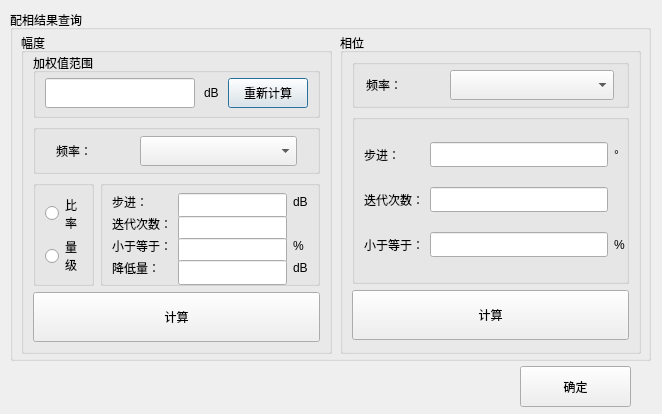
<?xml version="1.0" encoding="UTF-8"?>
<ui version="4.0">
 <class>m_cfg_status_dlg</class>
 <widget class="QDialog" name="m_cfg_status_dlg">
  <property name="geometry">
   <rect>
    <x>0</x>
    <y>0</y>
    <width>662</width>
    <height>414</height>
   </rect>
  </property>
  <property name="minimumSize">
   <size>
    <width>662</width>
    <height>414</height>
   </size>
  </property>
  <property name="maximumSize">
   <size>
    <width>662</width>
    <height>414</height>
   </size>
  </property>
  <property name="windowTitle">
   <string>配相结果</string>
  </property>
  <widget class="QGroupBox" name="groupBox">
   <property name="geometry">
    <rect>
     <x>10</x>
     <y>10</y>
     <width>641</width>
     <height>351</height>
    </rect>
   </property>
   <property name="styleSheet">
    <string notr="true">font: 75 11pt &quot;楷体&quot;;</string>
   </property>
   <property name="title">
    <string>配相结果查询</string>
   </property>
   <widget class="QGroupBox" name="groupBox_phase">
    <property name="geometry">
     <rect>
      <x>11</x>
      <y>23</y>
      <width>311</width>
      <height>321</height>
     </rect>
    </property>
    <property name="styleSheet">
     <string notr="true">font: 75 11pt &quot;楷体&quot;;</string>
    </property>
    <property name="title">
     <string>幅度</string>
    </property>
    <layout class="QGridLayout" name="gridLayout_8" rowstretch="1,1,4,2">
     <property name="topMargin">
      <number>0</number>
     </property>
     <item row="0" column="0" colspan="2">
      <widget class="QGroupBox" name="groupBox_8">
       <property name="title">
        <string>加权值范围</string>
       </property>
       <layout class="QGridLayout" name="gridLayout_4">
        <property name="topMargin">
         <number>5</number>
        </property>
        <property name="bottomMargin">
         <number>7</number>
        </property>
        <property name="horizontalSpacing">
         <number>9</number>
        </property>
        <property name="verticalSpacing">
         <number>6</number>
        </property>
        <item row="0" column="0">
         <widget class="QLineEdit" name="lineEdit_delt_db">
          <property name="minimumSize">
           <size>
            <width>0</width>
            <height>30</height>
           </size>
          </property>
         </widget>
        </item>
        <item row="0" column="2">
         <widget class="QPushButton" name="pushButton_recalc">
          <property name="minimumSize">
           <size>
            <width>0</width>
            <height>30</height>
           </size>
          </property>
          <property name="text">
           <string>重新计算</string>
          </property>
         </widget>
        </item>
        <item row="0" column="1">
         <widget class="QLabel" name="label_16">
          <property name="text">
           <string>dB</string>
          </property>
         </widget>
        </item>
       </layout>
      </widget>
     </item>
     <item row="1" column="0" colspan="2">
      <widget class="QGroupBox" name="groupBox_5">
       <property name="title">
        <string/>
       </property>
       <layout class="QGridLayout" name="gridLayout_5" columnstretch="1,2">
        <property name="leftMargin">
         <number>20</number>
        </property>
        <property name="topMargin">
         <number>6</number>
        </property>
        <property name="rightMargin">
         <number>20</number>
        </property>
        <property name="bottomMargin">
         <number>5</number>
        </property>
        <property name="horizontalSpacing">
         <number>6</number>
        </property>
        <item row="0" column="0">
         <widget class="QLabel" name="label_9">
          <property name="minimumSize">
           <size>
            <width>0</width>
            <height>30</height>
           </size>
          </property>
          <property name="text">
           <string>频率：</string>
          </property>
         </widget>
        </item>
        <item row="0" column="1">
         <widget class="QComboBox" name="comboBox_db">
          <property name="minimumSize">
           <size>
            <width>0</width>
            <height>30</height>
           </size>
          </property>
         </widget>
        </item>
       </layout>
      </widget>
     </item>
     <item row="2" column="0">
      <widget class="QGroupBox" name="groupBox_2">
       <property name="title">
        <string/>
       </property>
       <layout class="QGridLayout" name="gridLayout_7">
        <item row="0" column="0">
         <widget class="QRadioButton" name="radioButton_rate">
          <property name="text">
           <string>比
率</string>
          </property>
         </widget>
        </item>
        <item row="1" column="0">
         <widget class="QRadioButton" name="radioButton_value">
          <property name="text">
           <string>量
级</string>
          </property>
         </widget>
        </item>
       </layout>
      </widget>
     </item>
     <item row="2" column="1">
      <widget class="QGroupBox" name="groupBox_4">
       <property name="title">
        <string/>
       </property>
       <layout class="QGridLayout" name="gridLayout_6">
        <property name="topMargin">
         <number>7</number>
        </property>
        <property name="bottomMargin">
         <number>7</number>
        </property>
        <item row="0" column="0">
         <widget class="QLabel" name="label">
          <property name="text">
           <string>步进：</string>
          </property>
         </widget>
        </item>
        <item row="0" column="1">
         <widget class="QLineEdit" name="lineEdit_db">
          <property name="minimumSize">
           <size>
            <width>0</width>
            <height>25</height>
           </size>
          </property>
         </widget>
        </item>
        <item row="0" column="2">
         <widget class="QLabel" name="label_13">
          <property name="text">
           <string>dB</string>
          </property>
         </widget>
        </item>
        <item row="1" column="0">
         <widget class="QLabel" name="label_2">
          <property name="text">
           <string>迭代次数：</string>
          </property>
         </widget>
        </item>
        <item row="1" column="1">
         <widget class="QLineEdit" name="lineEdit_db_db_nums">
          <property name="minimumSize">
           <size>
            <width>0</width>
            <height>25</height>
           </size>
          </property>
         </widget>
        </item>
        <item row="2" column="0">
         <widget class="QLabel" name="label_3">
          <property name="text">
           <string>小于等于：</string>
          </property>
         </widget>
        </item>
        <item row="2" column="1">
         <widget class="QLineEdit" name="lineEdit_db_ray_db">
          <property name="minimumSize">
           <size>
            <width>0</width>
            <height>25</height>
           </size>
          </property>
          <property name="readOnly">
           <bool>false</bool>
          </property>
         </widget>
        </item>
        <item row="2" column="2">
         <widget class="QLabel" name="label_5">
          <property name="text">
           <string>%</string>
          </property>
         </widget>
        </item>
        <item row="3" column="0">
         <widget class="QLabel" name="label_12">
          <property name="text">
           <string>降低量：</string>
          </property>
         </widget>
        </item>
        <item row="3" column="1">
         <widget class="QLineEdit" name="lineEdit_dev_db">
          <property name="minimumSize">
           <size>
            <width>0</width>
            <height>25</height>
           </size>
          </property>
         </widget>
        </item>
        <item row="3" column="2">
         <widget class="QLabel" name="label_14">
          <property name="text">
           <string>dB</string>
          </property>
         </widget>
        </item>
       </layout>
      </widget>
     </item>
     <item row="3" column="0" colspan="2">
      <widget class="QPushButton" name="pushButton_calc_db">
       <property name="minimumSize">
        <size>
         <width>0</width>
         <height>50</height>
        </size>
       </property>
       <property name="styleSheet">
        <string notr="true">font: 75 12pt &quot;楷体&quot;;</string>
       </property>
       <property name="text">
        <string>计算</string>
       </property>
      </widget>
     </item>
    </layout>
   </widget>
   <widget class="QGroupBox" name="groupBox_3">
    <property name="geometry">
     <rect>
      <x>330</x>
      <y>23</y>
      <width>301</width>
      <height>321</height>
     </rect>
    </property>
    <property name="styleSheet">
     <string notr="true">font: 75 11pt &quot;楷体&quot;;</string>
    </property>
    <property name="title">
     <string>相位</string>
    </property>
    <layout class="QGridLayout" name="gridLayout_3" rowstretch="1,4,2">
     <property name="topMargin">
      <number>6</number>
     </property>
     <property name="bottomMargin">
      <number>11</number>
     </property>
     <item row="1" column="0">
      <widget class="QGroupBox" name="groupBox_6">
       <property name="title">
        <string/>
       </property>
       <layout class="QGridLayout" name="gridLayout">
        <property name="topMargin">
         <number>2</number>
        </property>
        <property name="rightMargin">
         <number>1</number>
        </property>
        <property name="bottomMargin">
         <number>2</number>
        </property>
        <property name="verticalSpacing">
         <number>0</number>
        </property>
        <item row="2" column="0">
         <widget class="QLabel" name="label_8">
          <property name="text">
           <string>小于等于：</string>
          </property>
         </widget>
        </item>
        <item row="0" column="0">
         <widget class="QLabel" name="label_6">
          <property name="text">
           <string>步进：</string>
          </property>
         </widget>
        </item>
        <item row="1" column="1">
         <widget class="QLineEdit" name="lineEdit_phase_num">
          <property name="minimumSize">
           <size>
            <width>0</width>
            <height>25</height>
           </size>
          </property>
         </widget>
        </item>
        <item row="1" column="0">
         <widget class="QLabel" name="label_7">
          <property name="text">
           <string>迭代次数：</string>
          </property>
         </widget>
        </item>
        <item row="2" column="2">
         <widget class="QLabel" name="label_10">
          <property name="text">
           <string>%</string>
          </property>
         </widget>
        </item>
        <item row="0" column="1">
         <widget class="QLineEdit" name="lineEdit_phase">
          <property name="minimumSize">
           <size>
            <width>0</width>
            <height>25</height>
           </size>
          </property>
         </widget>
        </item>
        <item row="0" column="2">
         <widget class="QLabel" name="label_4">
          <property name="text">
           <string>°</string>
          </property>
         </widget>
        </item>
        <item row="2" column="1">
         <widget class="QLineEdit" name="lineEdit_phase_ray">
          <property name="minimumSize">
           <size>
            <width>0</width>
            <height>25</height>
           </size>
          </property>
          <property name="readOnly">
           <bool>false</bool>
          </property>
         </widget>
        </item>
       </layout>
      </widget>
     </item>
     <item row="0" column="0">
      <widget class="QGroupBox" name="groupBox_7">
       <property name="title">
        <string/>
       </property>
       <layout class="QGridLayout" name="gridLayout_2" columnstretch="1,2">
        <property name="leftMargin">
         <number>11</number>
        </property>
        <property name="topMargin">
         <number>5</number>
        </property>
        <property name="rightMargin">
         <number>12</number>
        </property>
        <property name="bottomMargin">
         <number>5</number>
        </property>
        <property name="spacing">
         <number>2</number>
        </property>
        <item row="0" column="1">
         <widget class="QComboBox" name="comboBox_phase">
          <property name="minimumSize">
           <size>
            <width>0</width>
            <height>30</height>
           </size>
          </property>
         </widget>
        </item>
        <item row="0" column="0">
         <widget class="QLabel" name="label_11">
          <property name="text">
           <string>频率：</string>
          </property>
         </widget>
        </item>
       </layout>
      </widget>
     </item>
     <item row="2" column="0">
      <widget class="QPushButton" name="pushButton_calc_phase">
       <property name="minimumSize">
        <size>
         <width>0</width>
         <height>50</height>
        </size>
       </property>
       <property name="styleSheet">
        <string notr="true">font: 75 12pt &quot;楷体&quot;;</string>
       </property>
       <property name="text">
        <string>计算</string>
       </property>
      </widget>
     </item>
    </layout>
   </widget>
  </widget>
  <widget class="QPushButton" name="pushButton_ok">
   <property name="geometry">
    <rect>
     <x>520</x>
     <y>366</y>
     <width>111</width>
     <height>41</height>
    </rect>
   </property>
   <property name="styleSheet">
    <string notr="true">font: 75 11pt &quot;楷体&quot;;</string>
   </property>
   <property name="text">
    <string>确定</string>
   </property>
  </widget>
  <widget class="QLabel" name="label_15">
   <property name="geometry">
    <rect>
     <x>20</x>
     <y>367</y>
     <width>471</width>
     <height>21</height>
    </rect>
   </property>
   <property name="styleSheet">
    <string notr="true">font: 10pt &quot;楷体&quot;;</string>
   </property>
   <property name="text">
    <string/>
   </property>
  </widget>
  <widget class="QLabel" name="label_add_delt">
   <property name="geometry">
    <rect>
     <x>20</x>
     <y>393</y>
     <width>451</width>
     <height>22</height>
    </rect>
   </property>
   <property name="styleSheet">
    <string notr="true">font: 10pt &quot;楷体&quot;;</string>
   </property>
   <property name="text">
    <string/>
   </property>
  </widget>
 </widget>
 <resources/>
 <connections/>
</ui>
